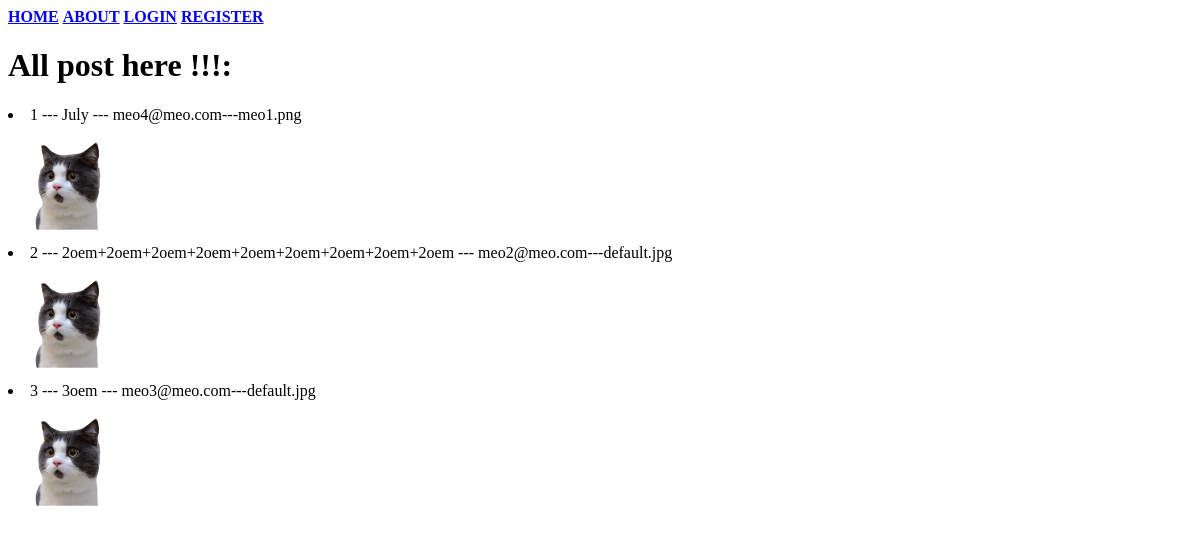
Before: / with the older database file.
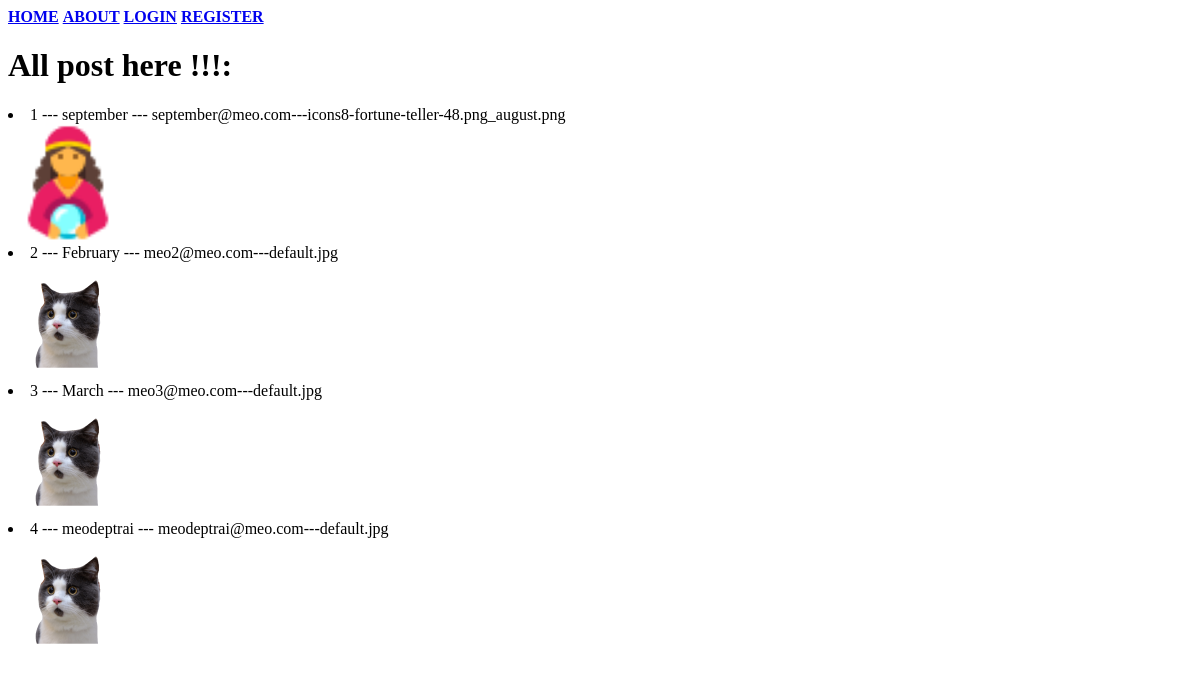
After: the same page with the newer database file.
### source/models.py (models this page shows, shortened)
class User(db.Model, UserMixin):
	__tablename__ = 'user_table'
	id = db.Column(db.Integer, primary_key=True)
	username = db.Column(db.String(30), unique=True, index =True, nullable=False)
	email = db.Column(db.String(40), unique=True, index =True, nullable=False)
	avatar = db.Column(db.String(30), nullable=False, default='default.jpg')
	password_hash = db.Column(db.String(128), nullable=False)
	post = db.relationship('Post', backref='author', lazy=True)

### source/core/views.py (the view)
@core.route('/')
def index():
	user_list = User.query.all()
	print(user_list)
	return render_template('index.html', user_list=user_list)

### source/templates/index.html
{% extends 'base.html' %}
{% block content %}
	<h1>All post here !!!: </h1>
	{% for user in user_list %}
	<li>{{ user.id }} --- {{ user.username }} --- {{ user.email }}---{{ user.avatar }}</li>
	<img src="{{ url_for('static', filename='profile_pics/' + user.avatar) }}" width="120" height="120">
	{% endfor %}
{% endblock %}

### source/templates/base.html (shortened to what this page needs)
<nav>
	<strong><a href="{{ url_for('core.index') }}">HOME</a></strong>
	<strong><a href="{{ url_for('core.about') }}">ABOUT</a></strong>
	{% if current_user.is_authenticated %}
	<strong><a href="{{ url_for('user.logout') }}">LOGOUT</a></strong>
	<strong><a href="{{ url_for('user.account', user_id=current_user.id) }}">UPDATE</a></strong>
	<strong><a href="{{ url_for('user.account2') }}">UPDATE2</a></strong>
	<strong><a href="{{ url_for('user.posts', username=current_user.username) }}">POSTS</a></strong>
	<strong><a href="#">CREATE POST</a></strong>
	{% else %}
	<strong><a href="{{ url_for('user.login') }}">LOGIN</a></strong>
	<strong><a href="{{ url_for('user.register') }}">REGISTER</a></strong>
	{% endif %}
</nav>
{% block content %}
{% endblock %}

Changed rows visible on the page:
changed User id 1: username "July" → "september"; email "meo4@meo.com" → "september@meo.com"; avatar "meo1.png" → "icons8-fortune-teller-48.png_august.png"; avatar: a different picture
changed User "meo2@meo.com": username "2oem+2oem+2oem+2oem+2oem+2oem+2oem+2oem+2oem" → "February"
changed User "meo3@meo.com": username "3oem" → "March"
added User: id "4", username "meodeptrai", email "meodeptrai@meo.com", avatar "default.jpg", avatar (placeholder picture)
